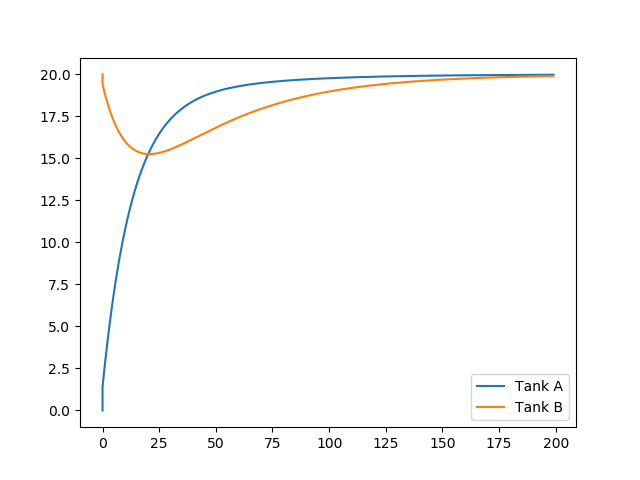

Recreate this plot in Python.
import matplotlib.pyplot as plt

def salt(steps):
    going_in_a = 6
    going_out_a = 4
    going_out_a2b = 3
    going_in_b = going_out_a2b
    going_out_b2a = 1
    going_out_b = 2
    salt_going_in_a = 0.2
    total_water = 100
    total_salt_in_a = 0
    total_salt_in_b = 20

    amountA = [total_salt_in_a]
    amountB = [total_salt_in_b]
    times = [0]

    for step in range(steps):
        temp_salt_add_a = ((salt_going_in_a * going_in_a) + going_out_b2a * (total_salt_in_b / total_water)) - ((going_out_a + going_out_a2b) * (total_salt_in_a / total_water))
        temp_salt_add_b = (going_in_b * (total_salt_in_a / total_water)) - ((going_out_b + going_out_b2a) * (total_salt_in_b / total_water))
        total_salt_in_a += temp_salt_add_a
        total_salt_in_b += temp_salt_add_b

        amountA.append(total_salt_in_a)
        amountB.append(total_salt_in_b)
        times.append(step)

    return amountA, amountB, times

def plot_me():
    salt1,salt2, time1 = salt(200)

    plt.plot(time1, salt1, label = "Tank A")
    plt.plot(time1, salt2, label = "Tank B")
    plt.legend()
    plt.show()

plot_me()
